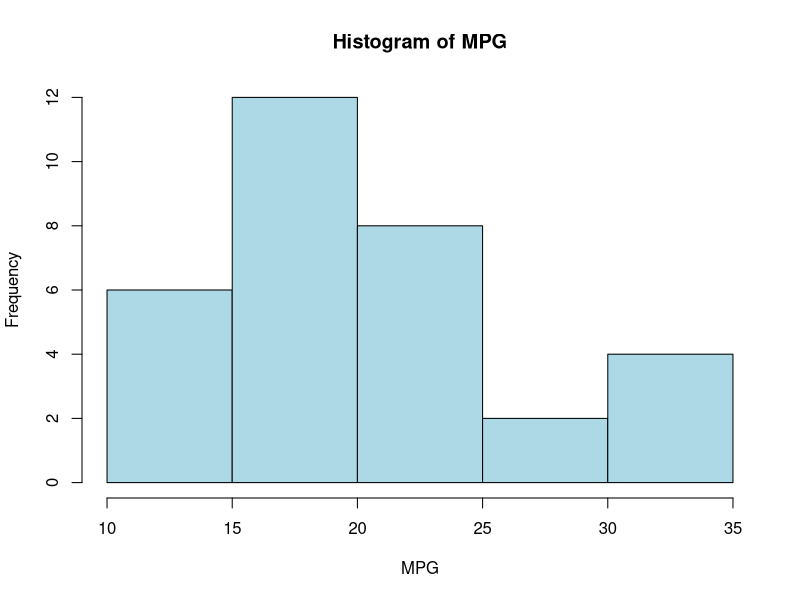
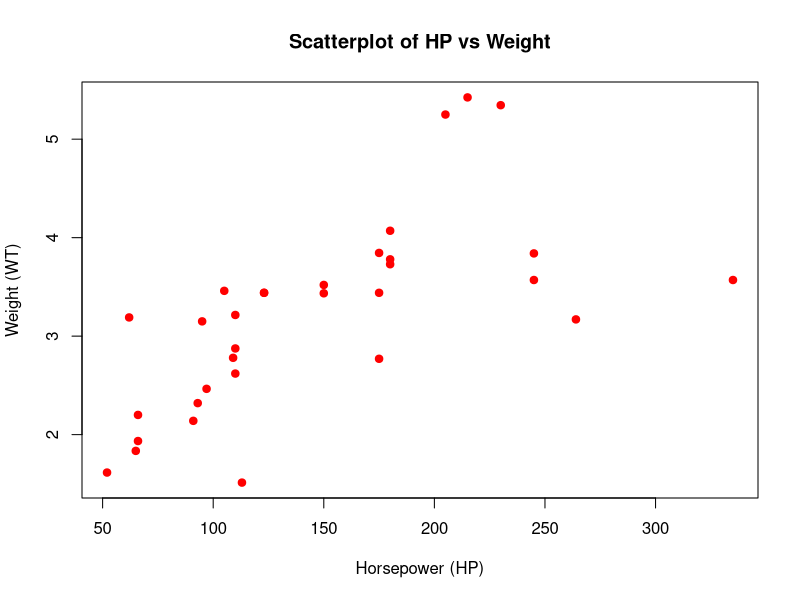
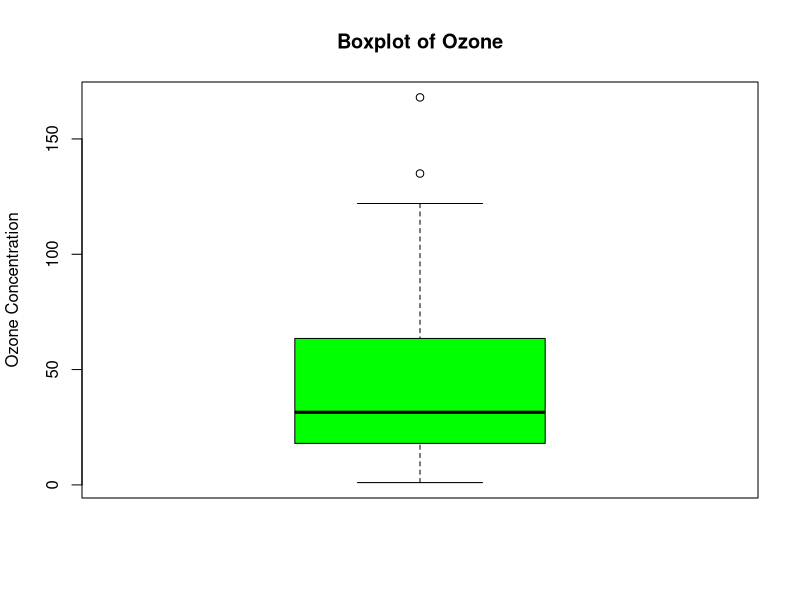
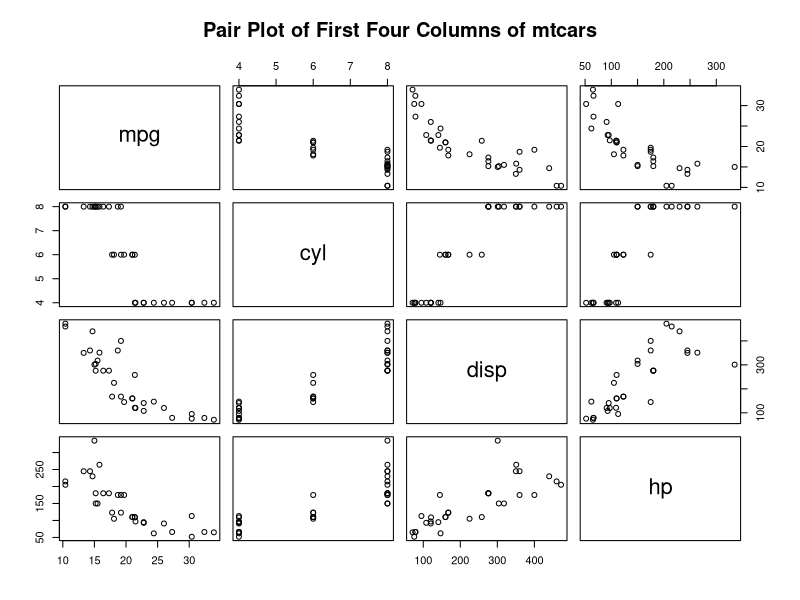

Source code (R) for these figures, in order:
#1. Create histogram of mpg from mtcars dataset
hist(mtcars$mpg, main="Histogram of MPG", xlab="MPG", col="lightblue", border="black")

#2. Generate scatterplot of hp vs wt from mtcars
plot(mtcars$hp, mtcars$wt, main="Scatterplot of HP vs Weight", xlab="Horsepower (HP)", ylab="Weight (WT)", pch=19, col="red")

#3. Draw boxplot of ozone values from airquality dataset
boxplot(airquality$Ozone, main="Boxplot of Ozone", ylab="Ozone Concentration", col="green")

#4. Find correlation between Sepal.Length and Sepal.Width in iris dataset
correlation <- cor(iris$Sepal.Length, iris$Sepal.Width)
cat("Correlation between Sepal.Length and Sepal.Width: ", correlation, "\n")

#5. Create pair plot of the first four columns of mtcars dataset
pairs(mtcars[, 1:4], main="Pair Plot of First Four Columns of mtcars")
